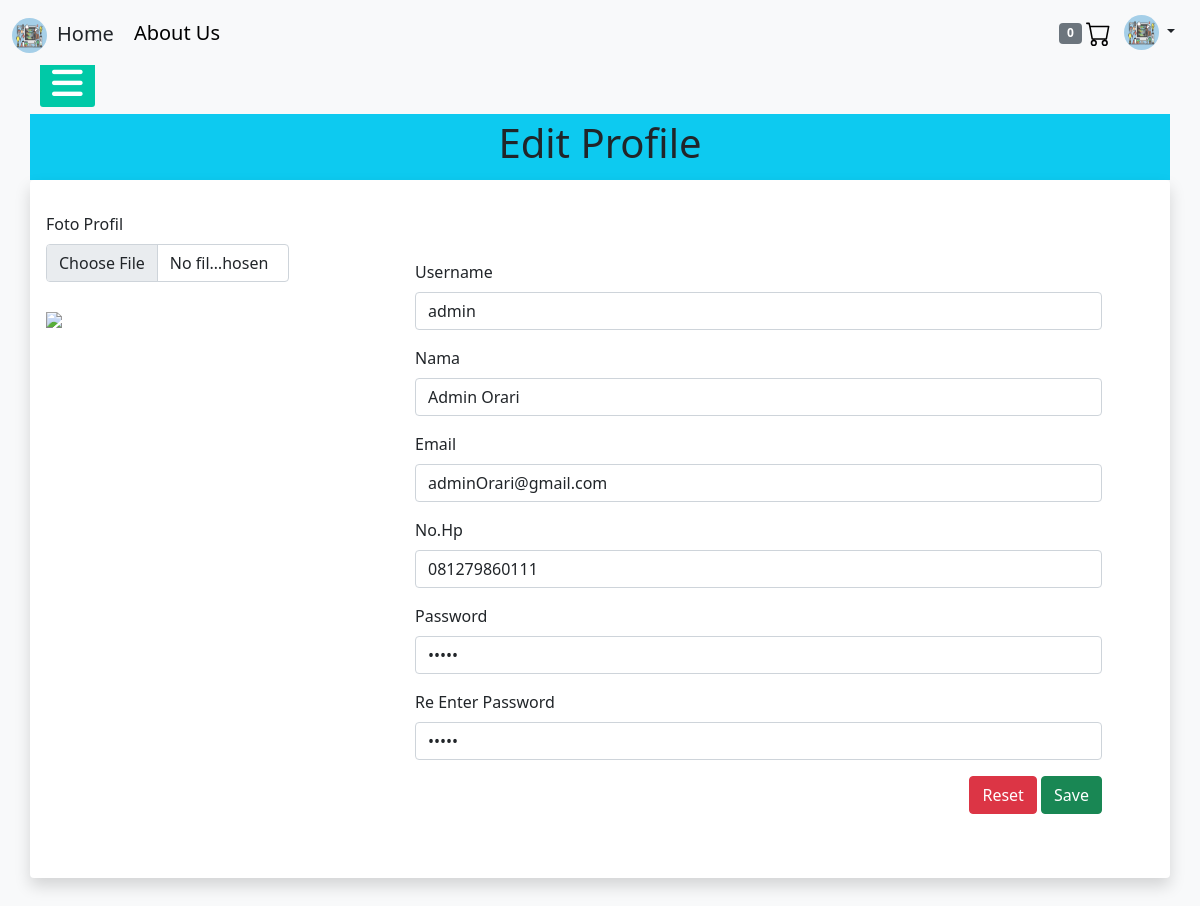
Page /editprofil.php?id=1 (signed in) on the committed database.
### tables this page shows
CREATE TABLE `akun` (
  `id` int(11) NOT NULL,
  `gambar` varchar(255) NOT NULL,
  `username` varchar(50) NOT NULL,
  `nama` varchar(30) NOT NULL,
  `email` varchar(30) NOT NULL,
  `No_Hp` varchar(15) NOT NULL,
  `password` varchar(30) NOT NULL,
  `level` varchar(1) NOT NULL,
  `waktu_bergabung` timestamp NOT NULL DEFAULT current_timestamp() ON UPDATE current_timestamp()
);

### editprofil.php (the view, shortened to what this page needs)
<!DOCTYPE html>
<html lang="en" dir="ltr">
  <head>
    <link href="https://cdn.jsdelivr.net/npm/bootstrap@5.0.2/dist/css/bootstrap.min.css" rel="stylesheet">
  </head>
  <body class="bg-light">
    <?php include("includes/koneksi.php"); include("includes/logincheck.php"); ?>
    <?php include("temp_sidebar.php");?>
    <?php
    $id = $_GET['id'];
    $u = mysqli_query($koneksi,"SELECT * FROM akun WHERE id=$id");
    $data = mysqli_fetch_assoc($u);
     ?>
    <div class="container-fluid">
      <div class="container bg-info text-center header ">
        <h1>Edit Profile</h1>
      </div>
      <div class="container shadow p-3 mb-5 bg-body rounded isi">
      <div class="row">
          <div class="col-sm-3">
              <form action="functioneditakun.php" method="post">
              <div class="mb-3 mt-3 me-3">
                <label for="gambar" class="form-label">Foto Profil</label>
                <input type="file" class="form-control" name="gambar" id="gambar" value="img/<?php echo $data['gambar'] ?>"
                 onchange="loadfile(event)">
                <img id="preview" style="padding-top:30px;" width="250px" src="img/<?php echo $data['gambar']?>">
              </div>
            </div>
            <div class="p-5 col-sm-9">
              <div class="isi mb-3 mt-3 me-3">
                  <label for="username" class="form-label">Username</label>
                  <input type="text" class="form-control" name="username" id="username" value="<?php echo $data['username']; ?>"required >
              </div>
              <div class="isi mb-3 mt-3 me-3">
                <label for="nama" class="form-label">Nama</label>
                <input type="text" class="form-control" name="nama" id="nama" pattern="[a-zA-Z\s]{2,}" title="Nama hanya boleh terdiri oleh huruf saja"
                value="<?php echo $data['nama']; ?>" required>
              </div>
              <div class="isi mb-3 mt-3 me-3">
                <label for="email" class="form-label">Email</label>
                <input type="text" class="form-control" name="email" id="email" pattern="[a-zA-Z0-9._%+-]+@[a-zA-Z0-9.-]+\.[a-z]{2,}$" title="Email tidak valid"
                value="<?php echo $data['email']; ?>" required>
              </div>
              <div class="isi mb-3 mt-3 me-3">
                <label for="nohp" class="form-label">No.Hp</label>
                <input type="text" class="form-control" name="No_Hp" id="nohp" pattern="[0-9]{10,}" title="Nomor HP hanya boleh diisi angka saja"
                value="<?php echo $data['No_Hp']; ?>" required>
              </div>
              <div class="isi mb-3 mt-3 me-3">
                <label for="password" class="form-label">Password</label>
                <input type="password" class="form-control" name="password" id="password" placeholder="Masukkan password" pattern="{6-9}" title="Password harus 6-9 karakter"
                value="<?php echo $data['password'];?>"required>
              </div>
              <div class="isi mb-3 mt-3 me-3">
                <label for="Repassword" class="form-label">Re Enter Password</label>
                <input type="password" class="form-control" name="Repassword" id="Repassword" placeholder="Masukkan password" pattern="{6-9}" title="Password harus 6-9 karakter"
                value="<?php echo $data['password'];?>"required>
              </div>
              <div class="text-end me-3">
                <button type="reset" class="btn btn-danger" name="reset">Reset</button>
                <button type="submit" class="btn btn-success" value="submit" name="submit">Save</button>
              </div>
          </div>
      </div>
      </div>
      </div>
  </body>
</html>

### css/sidebar.css (style rules this page uses)
body { font-family: 'roboto',sans-serif; }
* { margin: 0; padding: 0; list-style: none; text-decoration: none; }

### editprofil.php (style rules this page uses)
.header { margin-top: 50px; padding-top: 5px; padding-bottom: 5px; }
.isi { padding-left: 50px; }

### rows in the picture
akun: username "admin", nama "Admin Orari", email "adminOrari@gmail.com", No_Hp "081279860111"
